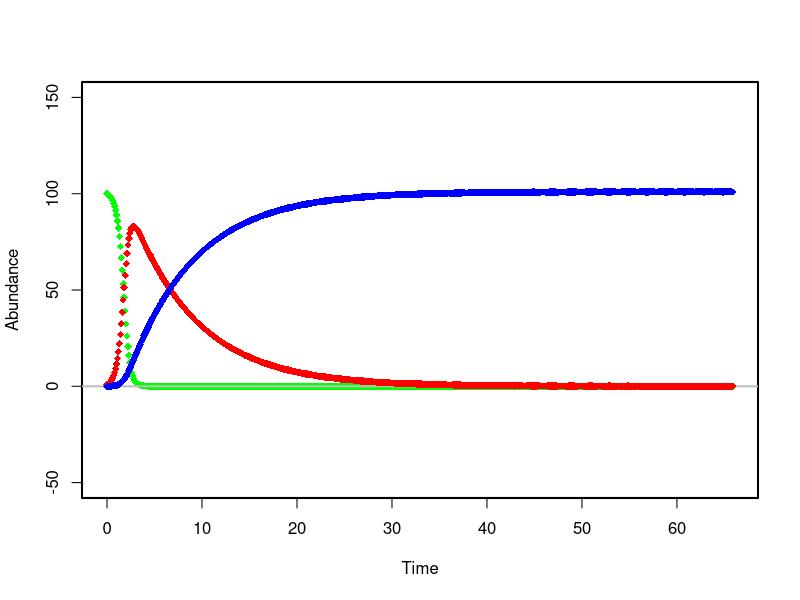

Write the R code that produced this figure.

## Iterating function
f = function(x,bta,gma,dt){
  with(as.list(x),{
    Sp = S - bta*dt*S*I
    Ip = I + bta*dt*S*I - gma*I*dt
    Rp = R + gma*I*dt
    time = time + dt
    return(c(time=time,S=Sp,I=Ip,R=Rp))
  })
}

## Initial Conditions
x = c(time=0,S=100,I=1,R=0)
## Data frame for holding all data
d = data.frame(t(x))

## Iterate while we still more or less have
## infectious individuals
while(x["I"] > 0.01 ){
  x = f(x,0.03,1/7,0.1)
  d = rbind(d,x)
}

## Plotting outcomes
par(lwd=2)
with(d, plot(time,S,col="green", pch=18,
             ylab="Abundance", xlab="Time",
             ylim=c(-50,150),type="b"))
abline(h=0,col="gray")
with(d,lines(time,I,col="red",
             type="b",pch=18))

with(d,lines(time,R,col="blue",
             type="b",pch=18))
